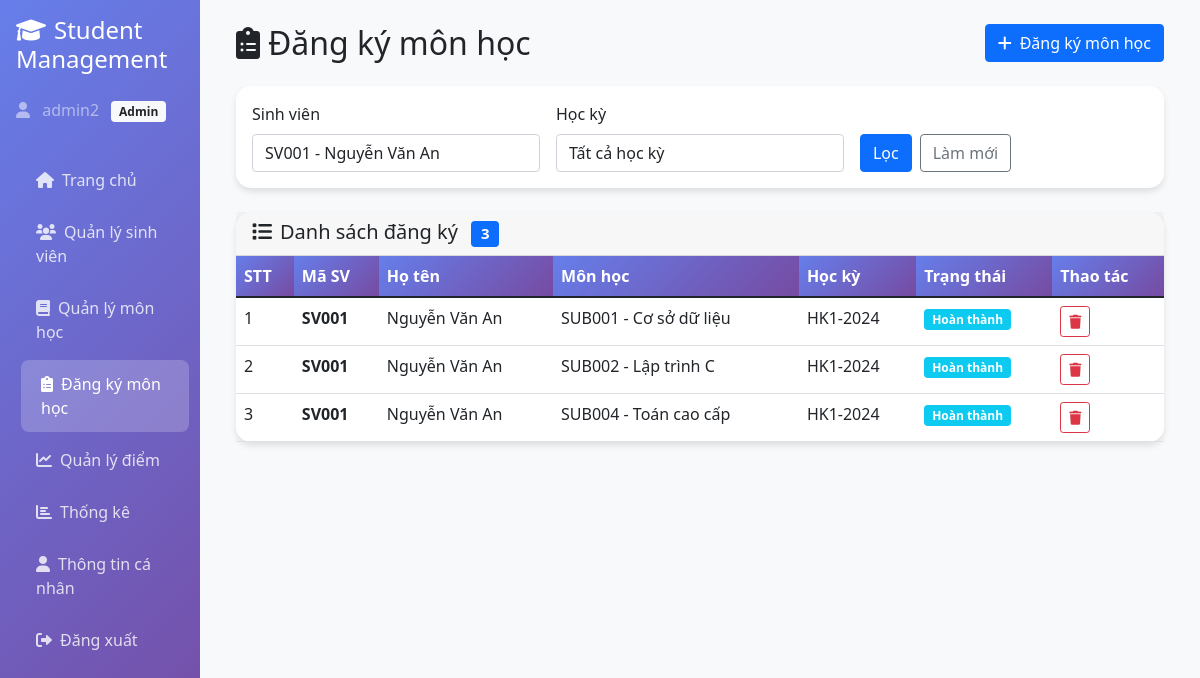
The app's page /enrollments/list.php?student_id=1 (signed in) with its own data.
### tables this page shows
CREATE TABLE IF NOT EXISTS `enrollments` (
  `id` int(11) NOT NULL AUTO_INCREMENT,
  `student_id` int(11) NOT NULL,
  `subject_id` int(11) NOT NULL,
  `semester` varchar(20) NOT NULL,
  `status` enum('enrolled','completed','dropped') DEFAULT 'enrolled',
  `enrolled_at` timestamp NOT NULL DEFAULT current_timestamp(),
  PRIMARY KEY (`id`),
  UNIQUE KEY `unique_enrollment` (`student_id`,`subject_id`,`semester`),
  KEY `idx_enrollments_student_id` (`student_id`),
  KEY `idx_enrollments_subject_id` (`subject_id`),
  KEY `idx_enrollments_semester` (`semester`)
);

CREATE TABLE IF NOT EXISTS `students` (
  `id` int(11) NOT NULL AUTO_INCREMENT,
  `msv` varchar(20) NOT NULL,
  `fullname` varchar(100) NOT NULL,
  `dob` date DEFAULT NULL,
  `gender` enum('male','female','other') DEFAULT NULL,
  `address` varchar(255) DEFAULT NULL,
  `phone` varchar(20) DEFAULT NULL,
  `email` varchar(100) DEFAULT NULL,
  `avatar` varchar(255) DEFAULT NULL,
  `created_at` timestamp NOT NULL DEFAULT current_timestamp(),
  PRIMARY KEY (`id`),
  UNIQUE KEY `msv` (`msv`),
  KEY `idx_students_msv` (`msv`),
  KEY `idx_students_email` (`email`)
);

CREATE TABLE IF NOT EXISTS `subjects` (
  `id` int(11) NOT NULL AUTO_INCREMENT,
  `code` varchar(20) DEFAULT NULL COMMENT 'Mã môn học (ví dụ: MATH101)',
  `name` varchar(100) NOT NULL COMMENT 'Tên môn học',
  `credits` int(11) DEFAULT 3 COMMENT 'Số tín chỉ',
  `status` enum('active','inactive') DEFAULT 'active',
  `created_at` timestamp NOT NULL DEFAULT current_timestamp(),
  PRIMARY KEY (`id`),
  UNIQUE KEY `code` (`code`),
  KEY `idx_subjects_name` (`name`),
  KEY `idx_subjects_status` (`status`)
);

### enrollments/list.php (the view, shortened to what the rows shown need)
<?php
require_once '../utils.php';
require_once '../enrollmentController.php';
$hasPermission = hasPermission(PERMISSION_VIEW_ENROLLMENTS);
$enrollmentController = new EnrollmentController();
$studentId = $_GET['student_id'] ?? null;
$subjectId = $_GET['subject_id'] ?? null;
$semester = $_GET['semester'] ?? '';
$enrollments = $hasPermission ? $enrollmentController->getAllEnrollments($studentId, $subjectId, $semester) : [];
?>
<!DOCTYPE html>
<html lang="vi">
<head>
    <link href="https://cdn.jsdelivr.net/npm/bootstrap@5.1.3/dist/css/bootstrap.min.css" rel="stylesheet">
    <link href="https://cdnjs.cloudflare.com/ajax/libs/font-awesome/6.0.0/css/all.min.css" rel="stylesheet">
</head>
<body>
    <div class="container-fluid">
        <div class="row">
            <div class="col-md-9 col-lg-10 main-content">
                <div class="p-4">
                    <?php if (!$hasPermission): ?>
                        <div class="card">
                            <div class="card-body text-center py-5">
                                <i class="fas fa-lock fa-4x text-warning mb-3 d-block"></i>
                                <h4 class="text-muted mb-3">Bạn không có quyền truy cập trang này</h4>
                                <p class="text-muted">Vui lòng liên hệ quản trị viên để được cấp quyền.</p>
                                <a href="../index.php" class="btn btn-primary mt-3">
                                    <i class="fas fa-arrow-left me-2"></i>Quay về trang chủ
                                </a>
                            </div>
                        </div>
                    <?php else: ?>
                    <div class="d-flex justify-content-between align-items-center mb-4">
                        <div class="d-flex align-items-center gap-3">
                            <h2 class="mb-0"><i class="fas fa-clipboard-list me-2"></i>Đăng ký môn học</h2>
                        </div>
                    </div>
                    <div class="card">
                        <div class="card-body p-0">
                            <div class="table-responsive">
                                <table class="table table-hover mb-0">
                                    <thead>
                                        <tr>
                                            <th>STT</th>
                                            <th>Mã SV</th>
                                            <th>Họ tên</th>
                                            <th>Môn học</th>
                                            <th>Học kỳ</th>
                                            <th>Trạng thái</th>
                                            <th>Thao tác</th>
                                        </tr>
                                    </thead>
                                    <tbody>
                                        <?php if (empty($enrollments)): ?>
                                            <tr>
                                                <td colspan="7" class="text-center py-5">
                                                    <i class="fas fa-clipboard-list fa-4x text-muted mb-3 d-block"></i>
                                                    <h5 class="text-muted">Chưa có đăng ký nào</h5>
                                                    <?php if (hasPermission(PERMISSION_ADD_ENROLLMENTS)): ?>
                                                        <a href="add.php" class="btn btn-primary mt-3">
                                                            <i class="fas fa-plus me-2"></i>Đăng ký môn học đầu tiên
                                                        </a>
                                                    <?php endif; ?>
                                                </td>
                                            </tr>
                                        <?php else: ?>
                                            <?php foreach ($enrollments as $index => $enrollment): ?>
                                                <tr>
                                                    <td><?php echo $index + 1; ?></td>
                                                    <td><strong><?php echo htmlspecialchars($enrollment['msv']); ?></strong></td>
                                                    <td><?php echo htmlspecialchars($enrollment['student_name']); ?></td>
                                                    <td>
                                                        <?php
                                                        $subjectDisplay = ($enrollment['subject_code'] ? $enrollment['subject_code'] . ' - ' : '') . $enrollment['subject_name'];
                                                        echo htmlspecialchars($subjectDisplay);
                                                        ?>
                                                    </td>
                                                    <td><?php echo htmlspecialchars($enrollment['semester']); ?></td>
                                                    <td>
                                                        <span class="badge bg-<?php echo $enrollment['status'] == 'enrolled' ? 'success' : ($enrollment['status'] == 'completed' ? 'info' : 'secondary'); ?>">
                                                            <?php
                                                            $statusText = ['enrolled' => 'Đã đăng ký', 'completed' => 'Hoàn thành', 'dropped' => 'Hủy'];
                                                            echo $statusText[$enrollment['status']] ?? $enrollment['status'];
                                                            ?>
                                                        </span>
                                                    </td>
                                                    <td>
                                                        <?php if (hasPermission(PERMISSION_DELETE_ENROLLMENTS)): ?>
                                                            <button onclick="deleteEnrollment(<?php echo $enrollment['id']; ?>)" class="btn btn-sm btn-outline-danger" title="Xóa">
                                                                <i class="fas fa-trash"></i>
                                                            </button>
                                                        <?php endif; ?>
                                                    </td>
                                                </tr>
                                            <?php endforeach; ?>
                                        <?php endif; ?>
                                    </tbody>
                                </table>
                            </div>
                        </div>
                    </div>
                    <?php endif; ?>
                </div>
            </div>
        </div>
    </div>
</body>
</html>

### records on screen
enrollments: student.msv "SV001", student.fullname "Nguyễn Văn An", subject.name "SUB001 - Cơ sở dữ liệu", semester "HK1-2024", status "Hoàn thành"
enrollments: student.msv "SV001", student.fullname "Nguyễn Văn An", subject.name "SUB002 - Lập trình C", semester "HK1-2024", status "Hoàn thành"
enrollments: student.msv "SV001", student.fullname "Nguyễn Văn An", subject.name "SUB004 - Toán cao cấp", semester "HK1-2024", status "Hoàn thành"

### other values on screen
$_SESSION['username'] "admin2"
$_SESSION['role'] "Admin"
count($enrollments) "3"
form field student_id "SV001 - Nguyễn Văn An"
